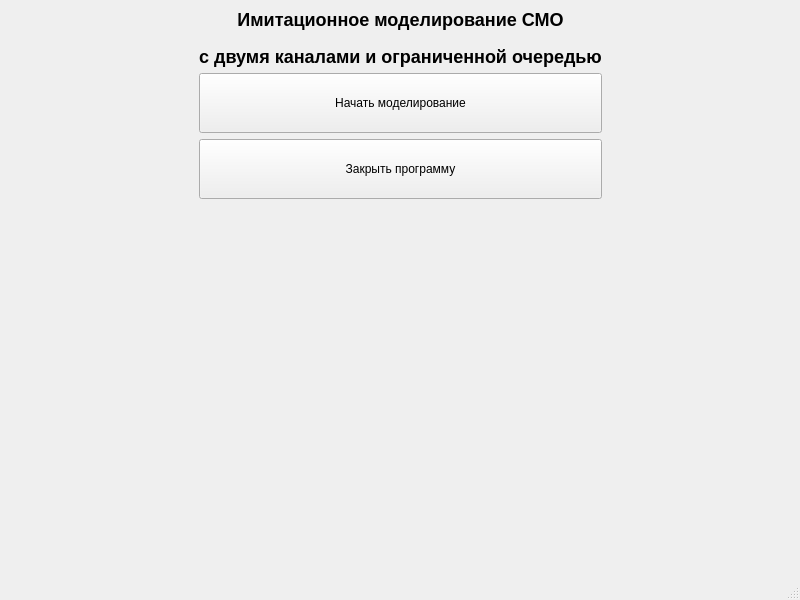
<?xml version="1.0" encoding="UTF-8"?>
<ui version="4.0">
 <class>MainWindow</class>
 <widget class="QMainWindow" name="MainWindow">
  <property name="geometry">
   <rect>
    <x>0</x>
    <y>0</y>
    <width>800</width>
    <height>600</height>
   </rect>
  </property>
  <property name="windowTitle">
   <string>MainWindow</string>
  </property>
  <widget class="QWidget" name="centralwidget">
   <layout class="QGridLayout" name="gridLayout_2">
    <item row="1" column="1">
     <spacer name="verticalSpacer">
      <property name="orientation">
       <enum>Qt::Vertical</enum>
      </property>
      <property name="sizeHint" stdset="0">
       <size>
        <width>20</width>
        <height>40</height>
       </size>
      </property>
     </spacer>
    </item>
    <item row="0" column="2">
     <spacer name="horizontalSpacer_2">
      <property name="orientation">
       <enum>Qt::Horizontal</enum>
      </property>
      <property name="sizeHint" stdset="0">
       <size>
        <width>40</width>
        <height>20</height>
       </size>
      </property>
     </spacer>
    </item>
    <item row="0" column="0">
     <spacer name="horizontalSpacer">
      <property name="orientation">
       <enum>Qt::Horizontal</enum>
      </property>
      <property name="sizeHint" stdset="0">
       <size>
        <width>40</width>
        <height>20</height>
       </size>
      </property>
     </spacer>
    </item>
    <item row="0" column="1">
     <layout class="QGridLayout" name="gridLayout">
      <item row="2" column="0">
       <widget class="QPushButton" name="exit_button">
        <property name="sizePolicy">
         <sizepolicy hsizetype="Minimum" vsizetype="Maximum">
          <horstretch>0</horstretch>
          <verstretch>0</verstretch>
         </sizepolicy>
        </property>
        <property name="minimumSize">
         <size>
          <width>0</width>
          <height>60</height>
         </size>
        </property>
        <property name="text">
         <string>Закрыть программу</string>
        </property>
       </widget>
      </item>
      <item row="0" column="0">
       <widget class="QLabel" name="main_label">
        <property name="sizePolicy">
         <sizepolicy hsizetype="Preferred" vsizetype="Preferred">
          <horstretch>0</horstretch>
          <verstretch>0</verstretch>
         </sizepolicy>
        </property>
        <property name="text">
         <string>&lt;html&gt;&lt;head/&gt;&lt;body&gt;&lt;h2 align=&quot;center&quot; style=&quot; margin-top:16px; margin-bottom:12px; margin-left:0px; margin-right:0px; -qt-block-indent:0; text-indent:0px;&quot;&gt;&lt;span style=&quot; font-size:x-large; font-weight:600;&quot;&gt;Имитационное моделирование СМО&lt;/span&gt;&lt;/h2&gt;&lt;h2 align=&quot;center&quot; style=&quot; margin-top:16px; margin-bottom:12px; margin-left:0px; margin-right:0px; -qt-block-indent:0; text-indent:0px;&quot;&gt;&lt;span style=&quot; font-size:x-large; font-weight:600;&quot;&gt;с двумя каналами и ограниченной очередью&lt;/span&gt;&lt;/h2&gt;&lt;/body&gt;&lt;/html&gt;</string>
        </property>
       </widget>
      </item>
      <item row="1" column="0">
       <widget class="QPushButton" name="start_button">
        <property name="sizePolicy">
         <sizepolicy hsizetype="Minimum" vsizetype="Maximum">
          <horstretch>0</horstretch>
          <verstretch>0</verstretch>
         </sizepolicy>
        </property>
        <property name="minimumSize">
         <size>
          <width>0</width>
          <height>60</height>
         </size>
        </property>
        <property name="text">
         <string>Начать моделирование</string>
        </property>
       </widget>
      </item>
     </layout>
    </item>
   </layout>
  </widget>
  <widget class="QMenuBar" name="menubar">
   <property name="geometry">
    <rect>
     <x>0</x>
     <y>0</y>
     <width>800</width>
     <height>26</height>
    </rect>
   </property>
  </widget>
  <widget class="QStatusBar" name="statusbar"/>
 </widget>
 <resources/>
 <connections/>
</ui>
